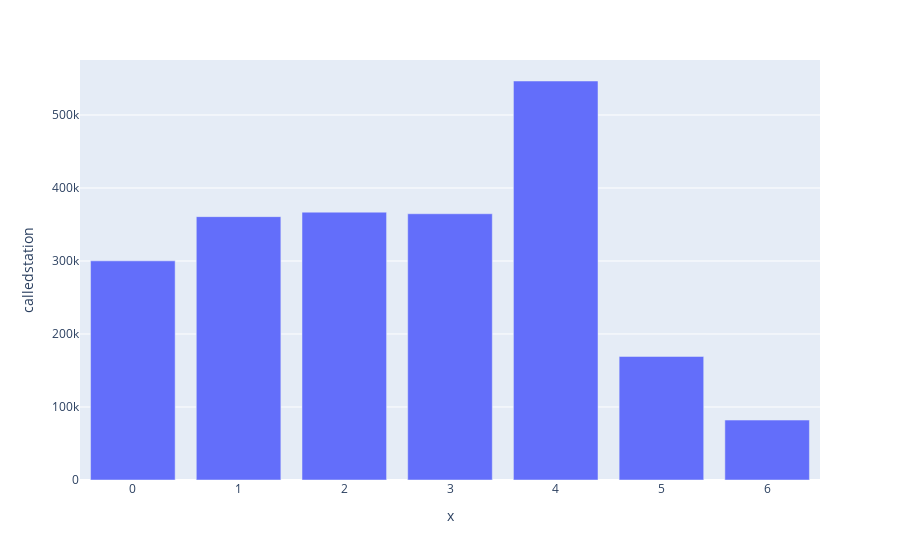

Notebook source saved alongside this figure:
### Code cell
fig = px.bar(df.groupby('weekday').count(), 
             x=df.groupby('weekday').count().index, 
             y='calledstation')
fig.show()

### Figure 1 — Plotly figure (JSON) as saved in the notebook; plotly's stock layout.template omitted (floating-point values rounded to 4 significant figures)
{"data": [{"alignmentgroup": "True", "hovertemplate": "x=%{x}<br>calledstation=%{y}<extra></extra>", "legendgroup": "", "marker": {"color": "#636efa", "pattern": {"shape": ""}}, "name": "", "offsetgroup": "", "orientation": "v", "showlegend": false, "textposition": "auto", "type": "bar", "x": [0, 1, 2, 3, 4, 5, 6], "xaxis": "x", "y": [300187, 360753, 366861, 364685, 546536, 169233, 82095], "yaxis": "y"}], "layout": {"barmode": "relative", "legend": {"tracegroupgap": 0}, "margin": {"t": 60}, "xaxis": {"anchor": "y", "domain": [0, 1], "title": {"text": "x"}}, "yaxis": {"anchor": "x", "domain": [0, 1], "title": {"text": "calledstation"}}}}
